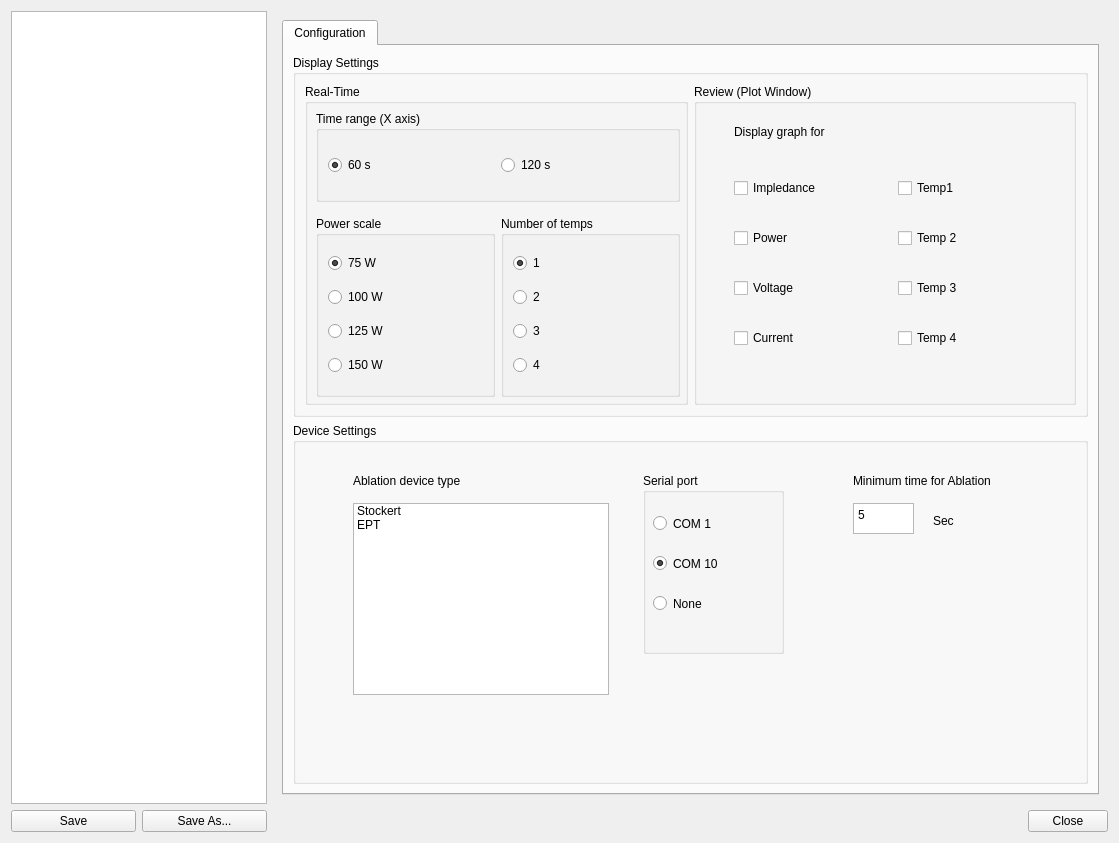
<ui version="4.0" >
 <class>StudyConfigurationDialog</class>
 <widget class="QDialog" name="StudyConfigurationDialog" >
  <property name="geometry" >
   <rect>
    <x>0</x>
    <y>0</y>
    <width>1119</width>
    <height>843</height>
   </rect>
  </property>
  <property name="windowTitle" >
   <string>Study Configuration</string>
  </property>
  <layout class="QGridLayout" name="gridLayout_2" >
   <item row="0" column="0" colspan="2" >
    <widget class="QTreeView" name="treeView" >
     <property name="sizePolicy" >
      <sizepolicy vsizetype="Expanding" hsizetype="Preferred" >
       <horstretch>0</horstretch>
       <verstretch>0</verstretch>
      </sizepolicy>
     </property>
    </widget>
   </item>
   <item row="0" column="2" colspan="2" >
    <widget class="QStackedWidget" name="stackedWidget" >
     <property name="currentIndex" >
      <number>15</number>
     </property>
     <widget class="QWidget" name="blankPage" >
      <property name="geometry" >
       <rect>
        <x>0</x>
        <y>0</y>
        <width>839</width>
        <height>791</height>
       </rect>
      </property>
     </widget>
     <widget class="QWidget" name="amplifierPage" >
      <property name="geometry" >
       <rect>
        <x>0</x>
        <y>0</y>
        <width>839</width>
        <height>791</height>
       </rect>
      </property>
      <layout class="QGridLayout" name="gridLayout" >
       <item row="0" column="0" >
        <widget class="QTabWidget" name="amplifierHardwareTab" >
         <property name="currentIndex" >
          <number>0</number>
         </property>
         <widget class="QWidget" name="tab" >
          <property name="geometry" >
           <rect>
            <x>0</x>
            <y>0</y>
            <width>100</width>
            <height>30</height>
           </rect>
          </property>
          <attribute name="title" >
           <string>Hardware</string>
          </attribute>
          <widget class="QPushButton" name="amplifierResetButton" >
           <property name="geometry" >
            <rect>
             <x>170</x>
             <y>90</y>
             <width>331</width>
             <height>101</height>
            </rect>
           </property>
           <property name="text" >
            <string>Amplifier Hardware Reset</string>
           </property>
          </widget>
         </widget>
        </widget>
       </item>
      </layout>
     </widget>
     <widget class="QWidget" name="ecgPage" >
      <property name="geometry" >
       <rect>
        <x>0</x>
        <y>0</y>
        <width>839</width>
        <height>791</height>
       </rect>
      </property>
      <layout class="QGridLayout" name="gridLayout_3" >
       <item row="0" column="0" >
        <widget class="QTabWidget" name="scaleComboBox1" >
         <property name="currentIndex" >
          <number>0</number>
         </property>
         <widget class="QWidget" name="displaySettingsTab" >
          <property name="geometry" >
           <rect>
            <x>0</x>
            <y>0</y>
            <width>100</width>
            <height>30</height>
           </rect>
          </property>
          <attribute name="title" >
           <string>Display Settings</string>
          </attribute>
          <widget class="QTableView" name="displayTableView" >
           <property name="geometry" >
            <rect>
             <x>30</x>
             <y>80</y>
             <width>721</width>
             <height>631</height>
            </rect>
           </property>
          </widget>
          <widget class="QWidget" name="layoutWidget" >
           <property name="geometry" >
            <rect>
             <x>30</x>
             <y>20</y>
             <width>721</width>
             <height>27</height>
            </rect>
           </property>
           <layout class="QHBoxLayout" name="horizontalLayout_2" >
            <item>
             <spacer name="horizontalSpacer_2" >
              <property name="orientation" >
               <enum>Qt::Horizontal</enum>
              </property>
              <property name="sizeHint" stdset="0" >
               <size>
                <width>40</width>
                <height>20</height>
               </size>
              </property>
             </spacer>
            </item>
            <item>
             <widget class="QLabel" name="label_3" >
              <property name="text" >
               <string>Scale</string>
              </property>
              <property name="buddy" >
               <cstring>scaleComboBox2</cstring>
              </property>
             </widget>
            </item>
            <item>
             <widget class="QComboBox" name="comboBox_2" >
              <item>
               <property name="text" >
                <string>1/16</string>
               </property>
              </item>
              <item>
               <property name="text" >
                <string>1/8</string>
               </property>
              </item>
              <item>
               <property name="text" >
                <string>1/4</string>
               </property>
              </item>
              <item>
               <property name="text" >
                <string>1/2</string>
               </property>
              </item>
              <item>
               <property name="text" >
                <string>1</string>
               </property>
              </item>
             </widget>
            </item>
           </layout>
           <zorder>label_3</zorder>
           <zorder>comboBox_2</zorder>
           <zorder>horizontalSpacer_2</zorder>
          </widget>
         </widget>
         <widget class="QWidget" name="hardwareSettingsTab" >
          <property name="geometry" >
           <rect>
            <x>0</x>
            <y>0</y>
            <width>817</width>
            <height>747</height>
           </rect>
          </property>
          <attribute name="title" >
           <string>Hardware Settings</string>
          </attribute>
          <widget class="QTableView" name="hardwareTableView" >
           <property name="geometry" >
            <rect>
             <x>30</x>
             <y>70</y>
             <width>721</width>
             <height>651</height>
            </rect>
           </property>
          </widget>
          <widget class="QWidget" name="layoutWidget" >
           <property name="geometry" >
            <rect>
             <x>40</x>
             <y>30</y>
             <width>711</width>
             <height>27</height>
            </rect>
           </property>
           <layout class="QHBoxLayout" name="horizontalLayout" >
            <item>
             <spacer name="horizontalSpacer_3" >
              <property name="orientation" >
               <enum>Qt::Horizontal</enum>
              </property>
              <property name="sizeHint" stdset="0" >
               <size>
                <width>40</width>
                <height>20</height>
               </size>
              </property>
             </spacer>
            </item>
            <item>
             <widget class="QLabel" name="label" >
              <property name="text" >
               <string>Scale</string>
              </property>
              <property name="buddy" >
               <cstring>scaleComboBox2</cstring>
              </property>
             </widget>
            </item>
            <item>
             <widget class="QComboBox" name="scaleComboBox2" >
              <item>
               <property name="text" >
                <string>1/16</string>
               </property>
              </item>
              <item>
               <property name="text" >
                <string>1/8</string>
               </property>
              </item>
              <item>
               <property name="text" >
                <string>1/4</string>
               </property>
              </item>
              <item>
               <property name="text" >
                <string>1/2</string>
               </property>
              </item>
              <item>
               <property name="text" >
                <string>1</string>
               </property>
              </item>
             </widget>
            </item>
           </layout>
          </widget>
         </widget>
        </widget>
       </item>
      </layout>
     </widget>
     <widget class="QWidget" name="pressurePage" >
      <property name="geometry" >
       <rect>
        <x>0</x>
        <y>0</y>
        <width>839</width>
        <height>791</height>
       </rect>
      </property>
      <widget class="QLabel" name="label_2" >
       <property name="geometry" >
        <rect>
         <x>70</x>
         <y>210</y>
         <width>201</width>
         <height>16</height>
        </rect>
       </property>
       <property name="text" >
        <string>Pressure Page</string>
       </property>
      </widget>
     </widget>
     <widget class="QWidget" name="catheterBlockAPage" >
      <property name="geometry" >
       <rect>
        <x>0</x>
        <y>0</y>
        <width>839</width>
        <height>791</height>
       </rect>
      </property>
     </widget>
     <widget class="QWidget" name="catheterBlockBPage" >
      <property name="geometry" >
       <rect>
        <x>0</x>
        <y>0</y>
        <width>839</width>
        <height>791</height>
       </rect>
      </property>
     </widget>
     <widget class="QWidget" name="catheterBlockCPage" >
      <property name="geometry" >
       <rect>
        <x>0</x>
        <y>0</y>
        <width>839</width>
        <height>791</height>
       </rect>
      </property>
     </widget>
     <widget class="QWidget" name="catheterBlockDPage" >
      <property name="geometry" >
       <rect>
        <x>0</x>
        <y>0</y>
        <width>839</width>
        <height>791</height>
       </rect>
      </property>
     </widget>
     <widget class="QWidget" name="catheterBlockEPage" >
      <property name="geometry" >
       <rect>
        <x>0</x>
        <y>0</y>
        <width>839</width>
        <height>791</height>
       </rect>
      </property>
     </widget>
     <widget class="QWidget" name="catheterBlockFPage" >
      <property name="geometry" >
       <rect>
        <x>0</x>
        <y>0</y>
        <width>839</width>
        <height>791</height>
       </rect>
      </property>
     </widget>
     <widget class="QWidget" name="catheterBlockGPage" >
      <property name="geometry" >
       <rect>
        <x>0</x>
        <y>0</y>
        <width>839</width>
        <height>791</height>
       </rect>
      </property>
     </widget>
     <widget class="QWidget" name="stimPage" >
      <property name="geometry" >
       <rect>
        <x>0</x>
        <y>0</y>
        <width>839</width>
        <height>791</height>
       </rect>
      </property>
     </widget>
     <widget class="QWidget" name="inputChannelPage" >
      <property name="geometry" >
       <rect>
        <x>0</x>
        <y>0</y>
        <width>100</width>
        <height>30</height>
       </rect>
      </property>
     </widget>
     <widget class="QWidget" name="imagingPage" >
      <property name="geometry" >
       <rect>
        <x>0</x>
        <y>0</y>
        <width>100</width>
        <height>30</height>
       </rect>
      </property>
     </widget>
     <widget class="QWidget" name="analogOutPage" >
      <property name="geometry" >
       <rect>
        <x>0</x>
        <y>0</y>
        <width>100</width>
        <height>30</height>
       </rect>
      </property>
     </widget>
     <widget class="QWidget" name="ablationPage" >
      <property name="geometry" >
       <rect>
        <x>0</x>
        <y>0</y>
        <width>839</width>
        <height>791</height>
       </rect>
      </property>
      <layout class="QGridLayout" name="gridLayout_4" >
       <item row="0" column="0" >
        <widget class="QTabWidget" name="tabWidget" >
         <property name="currentIndex" >
          <number>0</number>
         </property>
         <widget class="QWidget" name="tab_2" >
          <property name="geometry" >
           <rect>
            <x>0</x>
            <y>0</y>
            <width>817</width>
            <height>747</height>
           </rect>
          </property>
          <attribute name="title" >
           <string>Configuration</string>
          </attribute>
          <layout class="QGridLayout" name="gridLayout_7" >
           <item row="0" column="0" >
            <widget class="QGroupBox" name="groupBox" >
             <property name="title" >
              <string>Display Settings</string>
             </property>
             <layout class="QHBoxLayout" name="horizontalLayout_4" >
              <item>
               <widget class="QGroupBox" name="groupBox_2" >
                <property name="title" >
                 <string>Real-Time</string>
                </property>
                <widget class="QGroupBox" name="groupBox_5" >
                 <property name="geometry" >
                  <rect>
                   <x>11</x>
                   <y>27</y>
                   <width>364</width>
                   <height>91</height>
                  </rect>
                 </property>
                 <property name="title" >
                  <string>Time range (X axis)</string>
                 </property>
                 <property name="flat" >
                  <bool>false</bool>
                 </property>
                 <property name="checkable" >
                  <bool>false</bool>
                 </property>
                 <layout class="QHBoxLayout" name="horizontalLayout_3" >
                  <item>
                   <widget class="QRadioButton" name="radioButton" >
                    <property name="text" >
                     <string>60 s</string>
                    </property>
                    <property name="checked" >
                     <bool>true</bool>
                    </property>
                   </widget>
                  </item>
                  <item>
                   <widget class="QRadioButton" name="radioButton_2" >
                    <property name="text" >
                     <string>120 s</string>
                    </property>
                   </widget>
                  </item>
                 </layout>
                </widget>
                <widget class="QGroupBox" name="groupBox_6" >
                 <property name="geometry" >
                  <rect>
                   <x>11</x>
                   <y>132</y>
                   <width>179</width>
                   <height>181</height>
                  </rect>
                 </property>
                 <property name="title" >
                  <string>Power scale</string>
                 </property>
                 <layout class="QGridLayout" name="gridLayout_6" >
                  <item row="0" column="0" >
                   <widget class="QRadioButton" name="radioButton_3" >
                    <property name="text" >
                     <string>75 W</string>
                    </property>
                    <property name="checked" >
                     <bool>true</bool>
                    </property>
                   </widget>
                  </item>
                  <item row="1" column="0" >
                   <widget class="QRadioButton" name="radioButton_4" >
                    <property name="text" >
                     <string>100 W</string>
                    </property>
                   </widget>
                  </item>
                  <item row="2" column="0" >
                   <widget class="QRadioButton" name="radioButton_5" >
                    <property name="text" >
                     <string>125 W</string>
                    </property>
                   </widget>
                  </item>
                  <item row="3" column="0" >
                   <widget class="QRadioButton" name="radioButton_6" >
                    <property name="text" >
                     <string>150 W</string>
                    </property>
                   </widget>
                  </item>
                 </layout>
                </widget>
                <widget class="QGroupBox" name="groupBox_7" >
                 <property name="geometry" >
                  <rect>
                   <x>196</x>
                   <y>132</y>
                   <width>179</width>
                   <height>181</height>
                  </rect>
                 </property>
                 <property name="title" >
                  <string>Number of temps</string>
                 </property>
                 <layout class="QGridLayout" name="gridLayout_5" >
                  <item row="0" column="0" >
                   <widget class="QRadioButton" name="radioButton_7" >
                    <property name="text" >
                     <string>1</string>
                    </property>
                    <property name="checked" >
                     <bool>true</bool>
                    </property>
                   </widget>
                  </item>
                  <item row="1" column="0" >
                   <widget class="QRadioButton" name="radioButton_8" >
                    <property name="text" >
                     <string>2</string>
                    </property>
                   </widget>
                  </item>
                  <item row="2" column="0" >
                   <widget class="QRadioButton" name="radioButton_9" >
                    <property name="text" >
                     <string>3</string>
                    </property>
                   </widget>
                  </item>
                  <item row="3" column="0" >
                   <widget class="QRadioButton" name="radioButton_10" >
                    <property name="text" >
                     <string>4</string>
                    </property>
                   </widget>
                  </item>
                 </layout>
                </widget>
                <zorder>groupBox_5</zorder>
                <zorder>groupBox_6</zorder>
                <zorder>groupBox_7</zorder>
                <zorder>groupBox_3</zorder>
                <zorder>groupBox_3</zorder>
               </widget>
              </item>
              <item>
               <widget class="QGroupBox" name="groupBox_3" >
                <property name="title" >
                 <string>Review (Plot Window)</string>
                </property>
                <widget class="QLabel" name="label_4" >
                 <property name="geometry" >
                  <rect>
                   <x>40</x>
                   <y>40</y>
                   <width>141</width>
                   <height>16</height>
                  </rect>
                 </property>
                 <property name="text" >
                  <string>Display graph for</string>
                 </property>
                </widget>
                <widget class="QWidget" name="" >
                 <property name="geometry" >
                  <rect>
                   <x>40</x>
                   <y>70</y>
                   <width>321</width>
                   <height>221</height>
                  </rect>
                 </property>
                 <layout class="QGridLayout" name="gridLayout_9" >
                  <item row="0" column="0" >
                   <widget class="QCheckBox" name="checkBox" >
                    <property name="text" >
                     <string>Impledance</string>
                    </property>
                   </widget>
                  </item>
                  <item row="0" column="1" >
                   <widget class="QCheckBox" name="checkBox_5" >
                    <property name="text" >
                     <string>Temp1</string>
                    </property>
                   </widget>
                  </item>
                  <item row="1" column="0" >
                   <widget class="QCheckBox" name="checkBox_2" >
                    <property name="text" >
                     <string>Power</string>
                    </property>
                   </widget>
                  </item>
                  <item row="1" column="1" >
                   <widget class="QCheckBox" name="checkBox_6" >
                    <property name="text" >
                     <string>Temp 2</string>
                    </property>
                   </widget>
                  </item>
                  <item row="2" column="0" >
                   <widget class="QCheckBox" name="checkBox_3" >
                    <property name="text" >
                     <string>Voltage</string>
                    </property>
                   </widget>
                  </item>
                  <item row="2" column="1" >
                   <widget class="QCheckBox" name="checkBox_7" >
                    <property name="text" >
                     <string>Temp 3</string>
                    </property>
                   </widget>
                  </item>
                  <item row="3" column="0" >
                   <widget class="QCheckBox" name="checkBox_4" >
                    <property name="text" >
                     <string>Current</string>
                    </property>
                   </widget>
                  </item>
                  <item row="3" column="1" >
                   <widget class="QCheckBox" name="checkBox_8" >
                    <property name="text" >
                     <string>Temp 4</string>
                    </property>
                   </widget>
                  </item>
                 </layout>
                </widget>
                <zorder>label_4</zorder>
                <zorder>checkBox</zorder>
                <zorder>checkBox_2</zorder>
                <zorder>checkBox_3</zorder>
                <zorder>checkBox_4</zorder>
                <zorder>checkBox_5</zorder>
                <zorder>checkBox_6</zorder>
                <zorder>checkBox_7</zorder>
                <zorder>checkBox_8</zorder>
                <zorder>gridLayoutWidget</zorder>
                <zorder>groupBox_4</zorder>
               </widget>
              </item>
             </layout>
            </widget>
           </item>
           <item row="1" column="0" >
            <widget class="QGroupBox" name="groupBox_4" >
             <property name="title" >
              <string>Device Settings</string>
             </property>
             <widget class="QListWidget" name="listWidget" >
              <property name="geometry" >
               <rect>
                <x>60</x>
                <y>80</y>
                <width>256</width>
                <height>192</height>
               </rect>
              </property>
              <item>
               <property name="text" >
                <string>Stockert</string>
               </property>
              </item>
              <item>
               <property name="text" >
                <string>EPT</string>
               </property>
              </item>
              <item>
               <property name="text" >
                <string/>
               </property>
              </item>
             </widget>
             <widget class="QLabel" name="label_5" >
              <property name="geometry" >
               <rect>
                <x>60</x>
                <y>50</y>
                <width>151</width>
                <height>16</height>
               </rect>
              </property>
              <property name="text" >
               <string>Ablation device type</string>
              </property>
             </widget>
             <widget class="QGroupBox" name="groupBox_8" >
              <property name="geometry" >
               <rect>
                <x>350</x>
                <y>50</y>
                <width>141</width>
                <height>181</height>
               </rect>
              </property>
              <property name="title" >
               <string>Serial port</string>
              </property>
              <widget class="QRadioButton" name="radioButton_11" >
               <property name="geometry" >
                <rect>
                 <x>10</x>
                 <y>40</y>
                 <width>100</width>
                 <height>21</height>
                </rect>
               </property>
               <property name="text" >
                <string>COM 1</string>
               </property>
              </widget>
              <widget class="QRadioButton" name="radioButton_12" >
               <property name="geometry" >
                <rect>
                 <x>10</x>
                 <y>80</y>
                 <width>100</width>
                 <height>21</height>
                </rect>
               </property>
               <property name="text" >
                <string>COM 10</string>
               </property>
               <property name="checked" >
                <bool>true</bool>
               </property>
              </widget>
              <widget class="QRadioButton" name="radioButton_13" >
               <property name="geometry" >
                <rect>
                 <x>10</x>
                 <y>120</y>
                 <width>100</width>
                 <height>21</height>
                </rect>
               </property>
               <property name="text" >
                <string>None</string>
               </property>
              </widget>
             </widget>
             <widget class="QLabel" name="label_6" >
              <property name="geometry" >
               <rect>
                <x>560</x>
                <y>50</y>
                <width>201</width>
                <height>16</height>
               </rect>
              </property>
              <property name="text" >
               <string>Minimum time for Ablation</string>
              </property>
             </widget>
             <widget class="QPlainTextEdit" name="plainTextEdit" >
              <property name="geometry" >
               <rect>
                <x>560</x>
                <y>80</y>
                <width>61</width>
                <height>31</height>
               </rect>
              </property>
              <property name="plainText" >
               <string>5</string>
              </property>
             </widget>
             <widget class="QLabel" name="label_7" >
              <property name="geometry" >
               <rect>
                <x>640</x>
                <y>90</y>
                <width>63</width>
                <height>16</height>
               </rect>
              </property>
              <property name="text" >
               <string>Sec</string>
              </property>
             </widget>
            </widget>
           </item>
          </layout>
         </widget>
        </widget>
       </item>
      </layout>
     </widget>
     <widget class="QWidget" name="measurementsPage" >
      <property name="geometry" >
       <rect>
        <x>0</x>
        <y>0</y>
        <width>100</width>
        <height>30</height>
       </rect>
      </property>
     </widget>
     <widget class="QWidget" name="protocolListPage" >
      <property name="geometry" >
       <rect>
        <x>0</x>
        <y>0</y>
        <width>100</width>
        <height>30</height>
       </rect>
      </property>
     </widget>
     <widget class="QWidget" name="activationAlignmentPage" >
      <property name="geometry" >
       <rect>
        <x>0</x>
        <y>0</y>
        <width>100</width>
        <height>30</height>
       </rect>
      </property>
     </widget>
     <widget class="QWidget" name="mappingPage" >
      <property name="geometry" >
       <rect>
        <x>0</x>
        <y>0</y>
        <width>100</width>
        <height>30</height>
       </rect>
      </property>
     </widget>
    </widget>
   </item>
   <item row="1" column="0" >
    <widget class="QPushButton" name="saveButton" >
     <property name="text" >
      <string>Save</string>
     </property>
    </widget>
   </item>
   <item row="1" column="1" >
    <widget class="QPushButton" name="saveAsButton" >
     <property name="text" >
      <string>Save As...</string>
     </property>
    </widget>
   </item>
   <item row="1" column="2" >
    <spacer name="horizontalSpacer" >
     <property name="orientation" >
      <enum>Qt::Horizontal</enum>
     </property>
     <property name="sizeHint" stdset="0" >
      <size>
       <width>40</width>
       <height>20</height>
      </size>
     </property>
    </spacer>
   </item>
   <item row="1" column="3" >
    <widget class="QPushButton" name="closeButton" >
     <property name="text" >
      <string>Close</string>
     </property>
    </widget>
   </item>
  </layout>
 </widget>
 <resources/>
 <connections>
  <connection>
   <sender>closeButton</sender>
   <signal>clicked()</signal>
   <receiver>StudyConfigurationDialog</receiver>
   <slot>accept()</slot>
   <hints>
    <hint type="sourcelabel" >
     <x>1109</x>
     <y>833</y>
    </hint>
    <hint type="destinationlabel" >
     <x>846</x>
     <y>416</y>
    </hint>
   </hints>
  </connection>
 </connections>
</ui>
